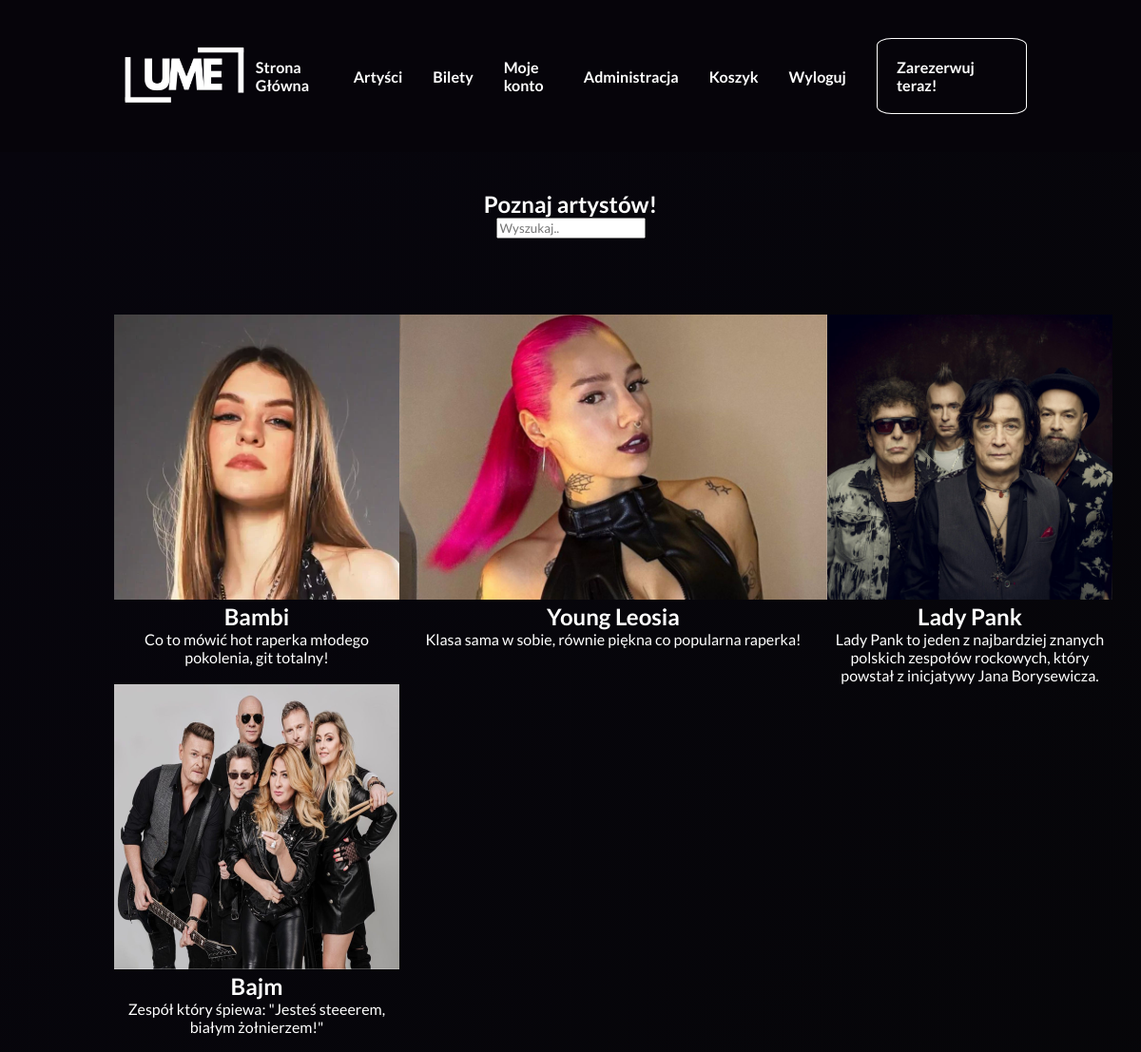
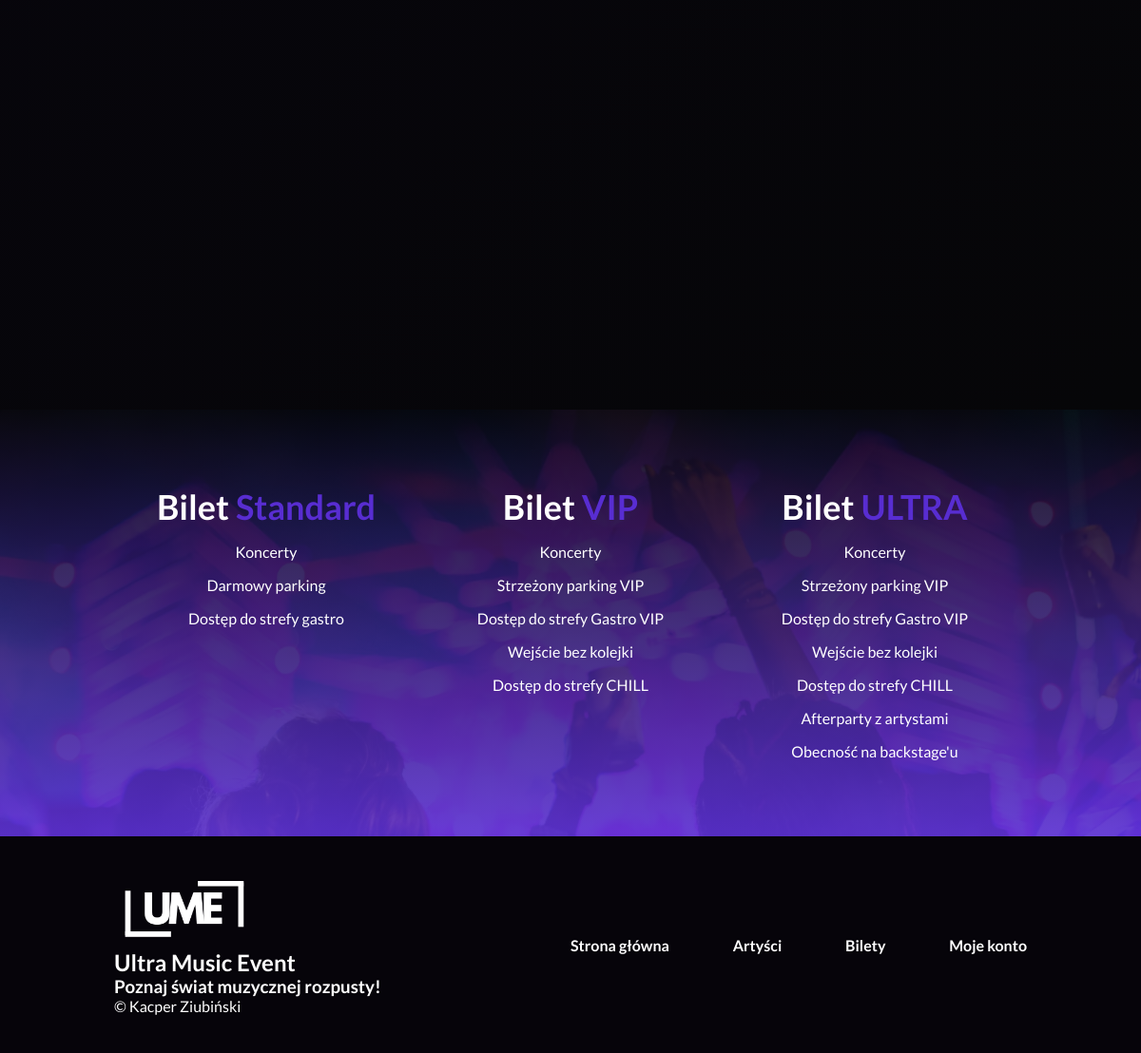
Page /artists.php (signed in) on the committed database (2 pictures, top to bottom).
### tables this page shows
CREATE TABLE `artists` (
  `ID` int(11) NOT NULL,
  `Name` varchar(50) NOT NULL,
  `Photo` varchar(50) NOT NULL,
  `Description` text NOT NULL
);

CREATE TABLE `tickets` (
  `ID` int(11) NOT NULL,
  `Name` varchar(50) NOT NULL,
  `Included` text NOT NULL,
  `Price` float NOT NULL
);

### artists.php (the view, shortened to what this page needs)
<!DOCTYPE html>
<html lang="pl">
<head>
    <link rel="stylesheet" href="style.css">
</head>
<body>
    <?php include("menu.php"); ?>
    <section class="artis-page">
        <h2>Poznaj artystów!</h2>
            <input id="myInput" type="text" placeholder="Wyszukaj..">
        <div class="artists">
            <?php
            require('db.php');
                $sql = "SELECT * FROM artists";
                $result = $conn->query($sql);
                if($result->num_rows > 0){
                    while($row = $result->fetch_object()) {
                        echo "<div class='single-artist'>";
                        echo "<img class='artist-photo' src='img/$row->Photo' alt='{$row->Name}' />";
                        echo "<div class='content'>";
                        echo "<h2>$row->Name</h2>";
                        echo "<p class='white-text'>$row->Description</p>";
                        echo "</div>";
                        echo "</div>";
                    }
                }
                else{
                    echo "Wystąpił błąd - brak danych z tabeli!";
                }
            ?>
        </div>
    </section>
    <section class="tickets">
    <?php
            require('db.php');
                $sql = "SELECT * FROM tickets";
                $result = $conn->query($sql);
                if($result->num_rows > 0){
                    while($row = $result->fetch_object()) {
                        echo "<div class='ticket-info'>";
                        echo "<h3>Bilet <span class='color'>$row->Name</span></h3>";
                        echo "$row->Included";
                        echo "</div>";
                    }
                }
                else{
                    echo "Wystąpił błąd - brak danych z tabeli!";
                }
        ?>
    </section>
    <footer>
        <div class="event-info">
            <img src="./img/UME.png" alt="Logo" class="main-logo">
            <h2>Ultra Music Event</h2>
            <h3>Poznaj świat muzycznej rozpusty!</h3>
            <p>&copy;	Kacper Ziubiński</p>
        </div>
        <div class="social">
            <a href="">Strona główna</a>
            <a href="">Artyści</a>
            <a href="">Bilety</a>
            <a href="">Moje konto</a>
        </div>
    </footer>
</body>
</html>

### style.css (style rules this page uses)
:root { --white: rgb(255, 255, 255); --black: rgb(6, 4, 10); --main-color: rgb(88, 45, 209); --heading-font-size: 72px; --lato-font: "Lato", sans-serif; }
* { margin: 0; box-sizing: border-box; font-family: var(--lato-font); }
.main-logo { max-height: 75px; }
.tickets { padding: 10vh 10vw; background: #07050d; background: linear-gradient(135deg, #07050d, #060608); min-height: 50vh; display: grid; grid-template-columns: 1fr 1fr 1fr; text-align: center; }
.tickets .ticket-info h3 { color: white; font-weight: 700; font-size: 36px; }
ul { margin: 0; padding: 0; }
.ticket-info ul li { color: white; list-style: none; margin-top: 1rem; }
footer { padding: 5vh 10vw; display: grid; grid-template-columns: 1fr 1fr; align-items: center; justify-content: space-between; background: var(--black); color: var(--white); }
footer .social { display: flex; align-items: center; justify-content: space-between; }
.social>a { color: var(--white); text-decoration: none; font-weight: 700; transition: all 0.5s; }
.artists { display: grid; grid-template-columns: 1fr 1fr 1fr; grid-template-rows: 1fr 1fr 1fr; margin-top: 5rem; }
.artis-page { background: #07050d; background: linear-gradient(135deg, #07050d, #060608); text-align: center; color: var(--white); padding: 5vh 10vw; }
.color { color: var(--main-color); }
.white-text { color: white; }

### artists.php (style rules this page uses)
.tickets { background:linear-gradient(0deg, rgba(88, 45, 209, 0.9), rgba(6, 4, 10, 0.9)), url(img/126856.webp) !important; background-size: cover !important; }
.artist-photo { max-height: 300px; }

### rows in the picture
artists: Photo (picture), Name "Bambi", Description "Co to mówić hot raperka młodego pokolenia, git totalny!"
artists: Photo (picture), Name "Young Leosia", Description "Klasa sama w sobie, równie piękna co popularna raperka!"
artists: Photo (picture), Name "Lady Pank", Description "Lady Pank to jeden z najbardziej znanych polskich zespołów rockowych, który powstał z inicjatywy Jana Borysewicza."
artists: Photo (picture), Name "Bajm", Description "Zespół który śpiewa: \"Jesteś steeerem, białym żołnierzem!\""
tickets: Name "Standard", Included "Koncerty Darmowy parking Dostęp do strefy gastro"
tickets: Name "VIP", Included "Koncerty Strzeżony parking VIP Dostęp do strefy Gastro VIP Wejście bez kolejki Dostęp do strefy CHILL"
tickets: Name "ULTRA", Included "Koncerty Strzeżony parking VIP Dostęp do strefy Gastro VIP Wejście bez kolejki Dostęp do strefy CHILL Afterparty z artystami Obecność na backstage'u"
